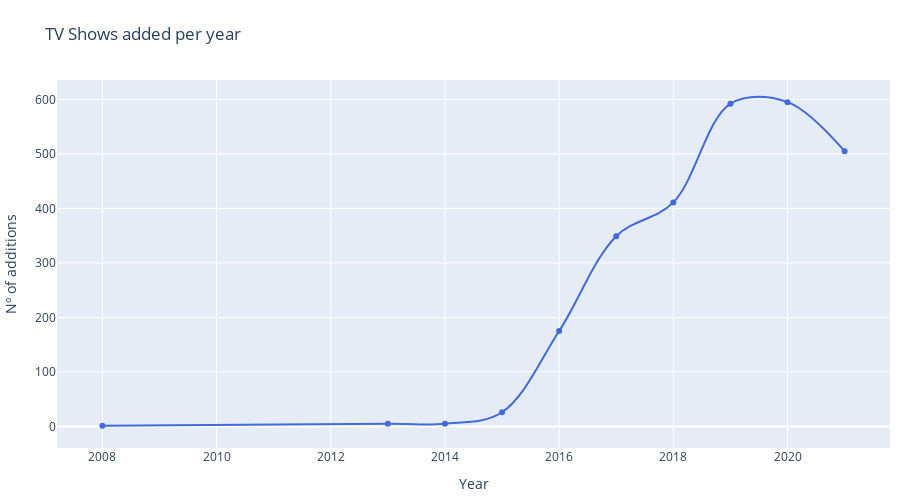

Write notebook code for a chart like this one.
### Code cell
fig = px.line(x=tv_added_year.index,
      y = tv_added_year,
      markers = True, line_shape='spline',
      width=900, height=500, 
      labels={ 'x': 'Year', 'y' : 'Nº of additions'},
      title='TV Shows added per year')

fig.update_layout(
    margin=dict(l=40, r=10, t=80, b=20),
)
fig.update_traces(line=dict(color='royalblue'))
fig.update_yaxes(automargin=True)
fig.show()

### Figure 1 — Plotly figure (JSON) as saved in the notebook; plotly's stock layout.template omitted (floating-point values rounded to 4 significant figures)
{"data": [{"hovertemplate": "Year=%{x}<br>Nº of additions=%{y}<extra></extra>", "legendgroup": "", "line": {"color": "royalblue", "dash": "solid", "shape": "spline"}, "marker": {"symbol": "circle"}, "mode": "markers+lines", "name": "", "orientation": "v", "showlegend": false, "type": "scatter", "x": [2008, 2013, 2014, 2015, 2016, 2017, 2018, 2019, 2020, 2021], "xaxis": "x", "y": [1, 5, 5, 26, 175, 349, 411, 592, 595, 505], "yaxis": "y"}], "layout": {"height": 500, "legend": {"tracegroupgap": 0}, "margin": {"b": 20, "l": 40, "r": 10, "t": 80}, "title": {"text": "TV Shows added per year"}, "width": 900, "xaxis": {"anchor": "y", "domain": [0, 1], "title": {"text": "Year"}}, "yaxis": {"anchor": "x", "automargin": true, "domain": [0, 1], "title": {"text": "Nº of additions"}}}}
